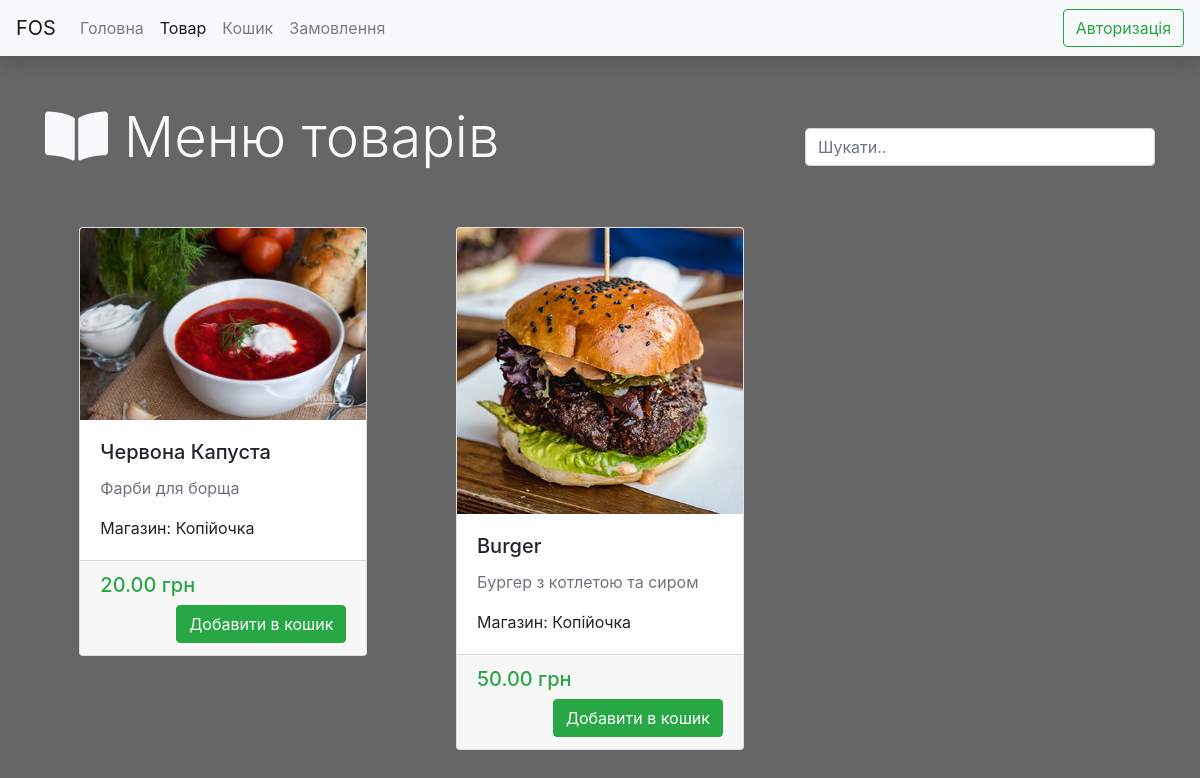
Screenshot of /browse.php with the database file from the repository.
### tables this page shows
CREATE TABLE `fds_ctlog` (
  `ctlog_id` int(11) NOT NULL,
  `ctlog_usrdt_id` int(11) DEFAULT NULL,
  `ctlog_nme` varchar(50) DEFAULT NULL,
  `ctlog_prc` double DEFAULT NULL,
  `ctlog_desc` varchar(500) DEFAULT NULL,
  `ctlog_shp` varchar(50) DEFAULT NULL,
  `ctlog_img` varchar(100) DEFAULT NULL,
  `ctlog_log` varchar(50) DEFAULT NULL
);

### db.php (called while the page is built, shortened)
<?php
function encryptIt( $q ) {
	$key = 'HqE0luoquf';
	return base64_encode(base64_encode($key.$q));
}
?>

### browse.php (the view, shortened to what this page needs)
<?php
include("db.php");
?>
<!DOCTYPE html>
<html>
<head>
	<link rel="stylesheet" href="bootstrap/css/all.min.css">
	<link rel="stylesheet" href="bootstrap/css/bootstrap.min.css">
</head>
<body class="content">
	<nav class="navbar navbar-expand-lg navbar-light sticky-top shadow bg-light">
		<div class="collapse navbar-collapse" id="navbarTogglerDemo01">
			<a class="navbar-brand" href="#">FOS</a>
			<ul class="navbar-nav mr-auto mt-2 mt-lg-0">
				<li class="nav-item ">
					<a class="nav-link" href="index">Головна</a>
				</li>
				<li class="nav-item active">
					<a class="nav-link" href="#">Товар <span class="sr-only">(current)</span></a>
				</li>
				<li class="nav-item">
					<a class="nav-link" href="checkout">Кошик</a>
				</li>
				<li class="nav-item">
					<a class="nav-link" href="order">Замовлення</a>
				</li>
			</ul>
			<div class="my-2 my-lg-0">
				<ul class="navbar-nav ml-auto">
					<?php
					if (isset($_SESSION['sess_id'])) {
					?>
						<li class="nav-item dropdown">
							<a class="nav-link dropdown-toggle" id="navbarDropdownMenuLink-333" data-toggle="dropdown" aria-haspopup="true" aria-expanded="false">
								<i class="fas fa-user"></i> </a>
							<div class="dropdown-menu dropdown-menu-right dropdown-default" aria-labelledby="navbarDropdownMenuLink-333">
								<a class="dropdown-item" href="profile">Профіль</a>
								<a class="dropdown-item" href="action?act=lgout">Вихід</a>
							</div>
						</li>
					<?php
					} else {
					?>
						<a href="index?act=login" class="btn btn-outline-success my-2 my-sm-0">Авторизація</a>
					<?php
					}
					?>
				</ul>
			</div>
		</div>
	</nav>
	<div class="container my-5" id="browse_box">
		<div class="row">
			<div class="col-8">
				<h2 class="display-4 text-light"><i class="fas fa-book-open"></i> Меню товарів</h2>
			</div>
			<div class="col-4">
				<div class="input-group mt-4">
					<input type="text" id="search_query" class="form-control" placeholder="Шукати..">
				</div>
			</div>
		</div>
		<?php
		$query = "SELECT * from fds_ctlog";
		$result = mysqli_query($conn, $query);
		?>
		<div class="row">
			<div class="col ">
				<div class="card-columns m-auto text-center pt-5" id="display_area">
					<?php
					while ($row = mysqli_fetch_assoc($result)) {
						$itm_id = $row['ctlog_id'];
						$itm_name = $row['ctlog_nme'];
						$itm_prc = $row['ctlog_prc'];
						$itm_desc = $row['ctlog_desc'];
						$itm_shp = $row['ctlog_shp'];
						$itm_img = $row['ctlog_img'];
					?>
						<div class="card text-left" style="width: 18rem;">
							<?php
							if ($itm_img != null) {
								echo '<img class="card-img-top" src="img/menu/' . $itm_img . '" alt="Card image cap">';
							} else {
								echo '<img class="card-img-top" src="https://dummyimage.com/640x360/f0f0f0/aaa" alt="Card image cap">';
							}
							?>
							<div class="card-body">
								<h5 class="card-title text-capitalize"><?php echo $itm_name; ?></h5>
								<p class="card-text text-muted"><?php echo $itm_desc; ?></p>
								<p class="card-text text-capitalize"><?php echo "Магазин: " . $itm_shp; ?></p>
							</div>
							<div class="card-footer text-right" id="<?php echo encryptIt($itm_id); ?>">
								<h5 class="card-text float-left text-success"><?php echo number_format($itm_prc, 2); ?> грн</h5>
								<a href="browse?act=add&id=<?php echo encryptIt($itm_id); ?>" class="btn btn-success ">Добавити в кошик</a>
							</div>
						</div>
					<?php
					}
					?>
				</div>
			</div>
		</div>
	</div>
</body>
</html>

### browse.php (style rules this page uses)
.content { background-image: linear-gradient(rgba(0, 0, 0, 0.6), rgba(0, 0, 0, 0.6)), url('https://source.unsplash.com/fdlZBWIP0aM/1920x1080'); height: 100%; background-position: center; background-repeat: repeat; }

### rows the page displays
fds_ctlog: ctlog_img (picture), ctlog_nme "Червона Капуста", ctlog_desc "Фарби для борща", ctlog_shp "Копійочка", ctlog_prc "20.00"
fds_ctlog: ctlog_img (picture), ctlog_nme "Burger", ctlog_desc "Бургер з котлетою та сиром", ctlog_shp "Копійочка", ctlog_prc "50.00"
